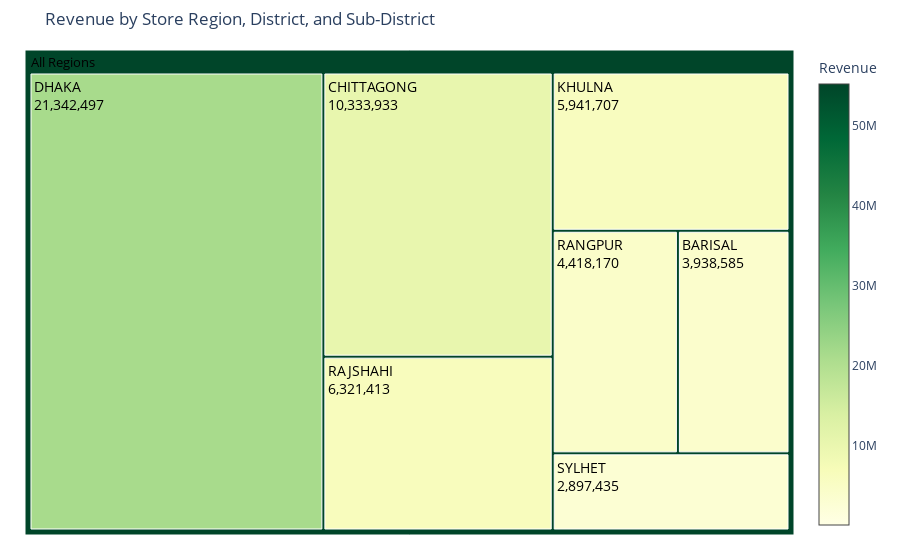

Source (notebook cell):
### Code cell
# Step 1: Data Preparation
data['revenue'] = pd.to_numeric(data['revenue'], errors='coerce')
data_clean = data.dropna(subset=['store_region', 'store_district', 'store_sub_district', 'revenue'])

# Step 2: Build Hierarchical Data

# Sub-Districts
sub_districts = data_clean.groupby(['store_region', 'store_district', 'store_sub_district'], as_index=False)['revenue'].sum()
sub_districts['id'] = sub_districts['store_region'] + '/' + sub_districts['store_district'] + '/' + sub_districts['store_sub_district']
sub_districts['parent'] = sub_districts['store_region'] + '/' + sub_districts['store_district']
sub_districts['label'] = sub_districts['store_sub_district']
sub_districts['level'] = 2

# Districts
districts = data_clean.groupby(['store_region', 'store_district'], as_index=False)['revenue'].sum()
districts['id'] = districts['store_region'] + '/' + districts['store_district']
districts['parent'] = districts['store_region']
districts['label'] = districts['store_district']
districts['level'] = 1

# Regions
regions = data_clean.groupby(['store_region'], as_index=False)['revenue'].sum()
regions['id'] = regions['store_region']
regions['parent'] = 'All Regions'
regions['label'] = regions['store_region']
regions['level'] = 0

# Root Node
root = pd.DataFrame({
    'id': ['All Regions'],
    'parent': [''],
    'label': ['All Regions'],
    'revenue': [regions['revenue'].sum()],
    'level': -1  # Root level
})

# Combine DataFrames
all_data = pd.concat(
    [root[['id', 'parent', 'label', 'revenue', 'level']],
     regions[['id', 'parent', 'label', 'revenue', 'level']],
     districts[['id', 'parent', 'label', 'revenue', 'level']],
     sub_districts[['id', 'parent', 'label', 'revenue', 'level']]],
    ignore_index=True
)

# Step 3: Create the Treemap
fig = go.Figure(go.Treemap(
    labels=all_data['label'],
    parents=all_data['parent'],
    ids=all_data['id'],
    values=all_data['revenue'],
    branchvalues='total',
    maxdepth=2,  # Initial view shows up to districts
    textinfo='label+value',
    hovertemplate='<b>%{label}</b><br>Revenue: $%{value:,.2f}<extra></extra>',
    marker=dict(
        colors=all_data['revenue'],
        colorscale='ylgn',
        colorbar=dict(title='Revenue'),
    )))

# Step 4: Update Layout and Traces
fig.update_layout(
    title='Revenue by Store Region, District, and Sub-District',
    margin=dict(t=50, l=25, r=25, b=25)
)

# Adjust font sizes and colors
fig.update_traces(
    insidetextfont=dict(size=14, color='black'),
    selector=dict(type='treemap')
)

# Step 5: Display the Treemap
fig.show()

### Figure 1 — Plotly figure (JSON) as saved in the notebook; plotly's stock layout.template omitted (floating-point values rounded to 4 significant figures; data arrays with more than 128 entries replaced by an {"elided": "..."} marker saying what was removed)
{"data": [{"branchvalues": "total", "hovertemplate": "<b>%{label}</b><br>Revenue: $%{value:,.2f}<extra></extra>", "ids": {"elided": "628 str values"}, "insidetextfont": {"color": "black", "size": 14}, "labels": {"elided": "628 str values"}, "marker": {"colorbar": {"title": {"text": "Revenue"}}, "colors": {"elided": "628 int values"}, "colorscale": [[0, "rgb(255,255,229)"], [0.125, "rgb(247,252,185)"], [0.25, "rgb(217,240,163)"], [0.375, "rgb(173,221,142)"], [0.5, "rgb(120,198,121)"], [0.625, "rgb(65,171,93)"], [0.75, "rgb(35,132,67)"], [0.875, "rgb(0,104,55)"], [1, "rgb(0,69,41)"]]}, "maxdepth": 2, "parents": {"elided": "628 str values"}, "textinfo": "label+value", "type": "treemap", "values": {"elided": "628 int values"}}], "layout": {"margin": {"b": 25, "l": 25, "r": 25, "t": 50}, "title": {"text": "Revenue by Store Region, District, and Sub-District"}}}
